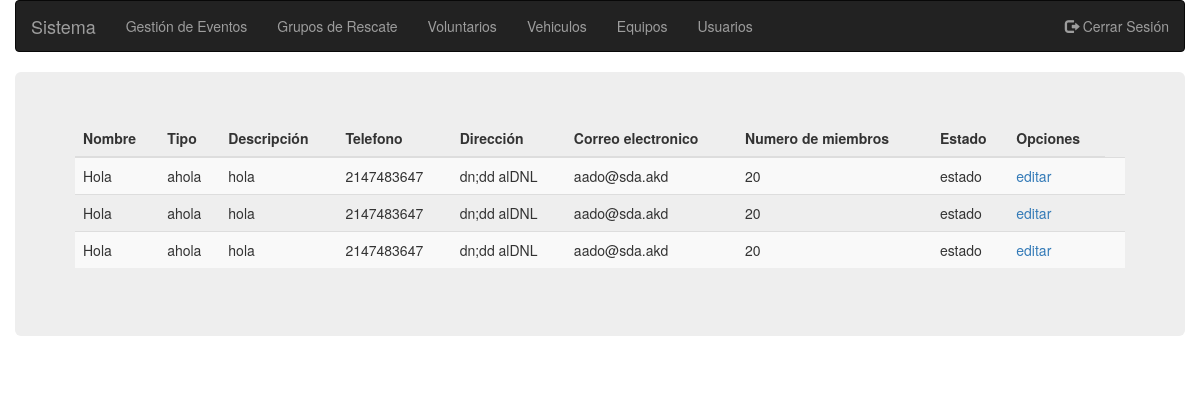
Page /grupos.php?show=true (signed in) on the committed database.
### tables this page shows
CREATE TABLE `groups_2` (
  `id` int(11) NOT NULL,
  `name` varchar(20) NOT NULL,
  `type` varchar(20) NOT NULL,
  `description` varchar(100) NOT NULL,
  `phone` int(11) NOT NULL,
  `address` varchar(100) NOT NULL,
  `email` varchar(50) NOT NULL,
  `membersNumber` int(2) NOT NULL,
  `state` varchar(20) NOT NULL
);

### classes/Input.php (called while the page is built, shortened)
<?php
class Input {
    public static function exists($type = 'post'){
        switch ($type) {
            case 'post':
                return (!empty($_POST)) ? TRUE : FALSE;
                break;
            case 'get' :
                return (!empty($_GET) ? TRUE : FALSE);
                break;
        }
    }
    public static function get($item){
        if(isset($_POST[$item])){
            return $_POST[$item];
        }else if(isset ($_GET[$item])){
            return $_GET[$item];
        }
        return '';
    }
}

### classes/DB.php (called while the page is built, shortened)
<?php
class DB {
    private static $_instance = null;
    private $_pdo,
            $_query,
            $_error = false,
            $_results,
            $_count = 0;
    private function __construct() {
        try {
            $this->_pdo = new PDO(
                    'mysql:host='.Config::get('mysql/host').';dbname='.Config::get('mysql/db'),
                    Config::get('mysql/username'),
                    Config::get('mysql/password'));
        } catch (Exception $e) {
            die($e->getMessage());
        }
    }
    public static function getInstance(){
        if(!isset(self::$_instance)){
            self::$_instance = new DB();
        }
        return self::$_instance;
    }
    public function query($sql, $params = array()){
        $this->_error = FALSE;
        if (($this->_query = $this->_pdo->prepare($sql))) {
            $x = 1;
            if(count($params)){
                foreach ($params as $param) {
                    $this->_query->bindValue($x, $param);
                    $x++;
                }
            }
            if($this->_query->execute()){
                $this->_results = $this->_query->fetchAll(PDO::FETCH_OBJ);
                $this->_count =  $this->_query->rowCount();
            }else{
                $this->_error = TRUE;
            }
        }
        return $this;
    }
    public function action($action, $table, $where = array()){
        if(count($where) === 3){
            $operators = array('=','>','<','>=','<=');
            $field = $where[0];
            $operator = $where[1];
            $value = $where[2];
            if(in_array($operator, $operators)){
                $sql = "{$action} FROM {$table} WHERE {$field} {$operator} ?";
                if(!$this->query($sql, array($value))->error()){
                    return $this;
                }
            }
        }
        return FALSE;
    }
    public function get($table, $where){
        return $this->action('SELECT *', $table, $where);
    }
    public function results(){
        return $this->_results;
    }
    public function error(){
        return $this->_error;
    }
    public function count(){
        return $this->_count;
    }
}

### classes/Sistem.php (called while the page is built, shortened)
<?php
class Sistem {
    private $_db,
            $_data,
            $_type;
    public function __construct($type = null) {
        if (!is_null($type)) {
            $this->_type = $type;
        } else {
            $this->_type = 'team';
        }
        $this->_db = DB::getInstance();
    }
    public function get($arg = null) {
        if (!is_null($arg)) {
            $data = $this->_db->get($this->_type, $arg);
            if ($data->count()) {
                $this->_data = $data->results();
                return true;
            }
        } else {
            return false;
        }
    }
    public function data() {
        return $this->_data;
    }
}

### classes/Config.php (called while the page is built)
<?php
class Config {
    public static function get($path = NULL){
        if($path){
            $config = $GLOBALS['config'];
            $path = explode('/', $path);
            foreach ($path as $bit) {
                if(isset($config[$bit])){
                    $config = $config[$bit];
                }
            }
            return $config;
        }
        return FALSE;
    }
}

### grupos.php (the view, shortened to what this page needs)
<div class="container">
	<div class="row">
		<div class="jumbotron">
			<div class="row">
				<?php if (Input::exists('get') && Input::get('show')) : ?>
					<div class="col-sm-12">
						<table class="table table-striped">
							<thead>
								<tr>
									<th>Nombre</th>
									<th>Tipo</th>
									<th>Descripción</th>
									<th>Telefono</th>
									<th>Dirección</th>
									<th>Correo electronico</th>
									<th>Numero de miembros</th>
									<th>Estado</th>
									<th>Opciones</th>
								</tr>
							</thead>
							<tbody>
								<?php $sistem = new Sistem('groups_2');
								if (!$sistem->get(array('id', '>', 0))) : ?>
									<tr>
										<td colspan="8"><h3><center>No hay registro</center></h3></td>
									</tr>
								<?php else :
									foreach ($sistem->data() as $group) { ?>
										<tr>
											<td><?php echo $group->name; ?></td>
											<td><?php echo $group->type; ?></td>
											<td><?php echo $group->description; ?></td>
											<td><?php echo $group->phone; ?></td>
											<td><?php echo $group->address; ?></td>
											<td><?php echo $group->email; ?></td>
											<td><?php echo $group->membersNumber; ?></td>
											<td><?php echo $group->state; ?></td>
											<td><a href="?edit=<?php echo $group->id; ?>">editar</a><td>
										</tr>
									<?php } ?>
								<?php endif; ?>
							</tbody>
						</table>
					</div>
				<?php endif; ?>
			</div>
		</div>
	</div>
</div>

### rows in the picture
groups_2: name "Hola", type "ahola", description "hola", phone "2147483647", address "dn;dd alDNL", email "aado@sda.akd", membersNumber "20", state "estado"
groups_2: name "Hola", type "ahola", description "hola", phone "2147483647", address "dn;dd alDNL", email "aado@sda.akd", membersNumber "20", state "estado"
groups_2: name "Hola", type "ahola", description "hola", phone "2147483647", address "dn;dd alDNL", email "aado@sda.akd", membersNumber "20", state "estado"

### other values in the picture
Config::get('template/name') "Sistema"
